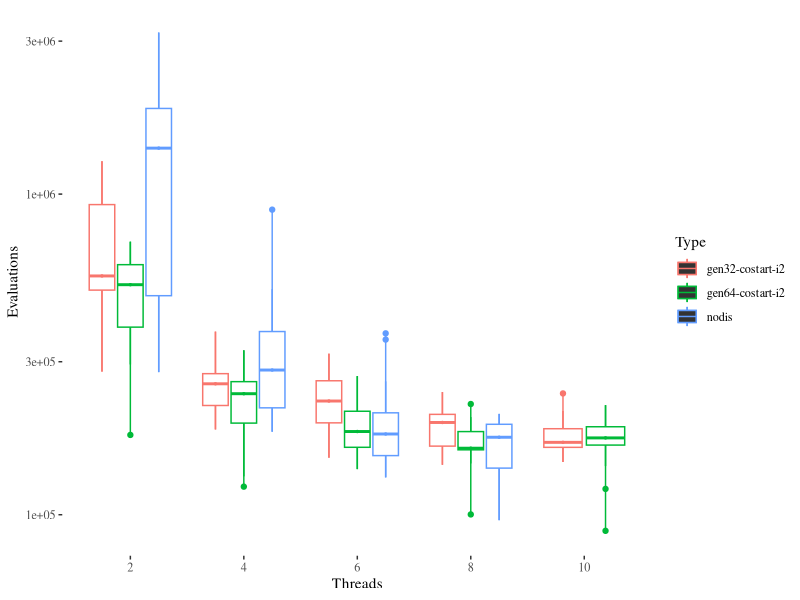
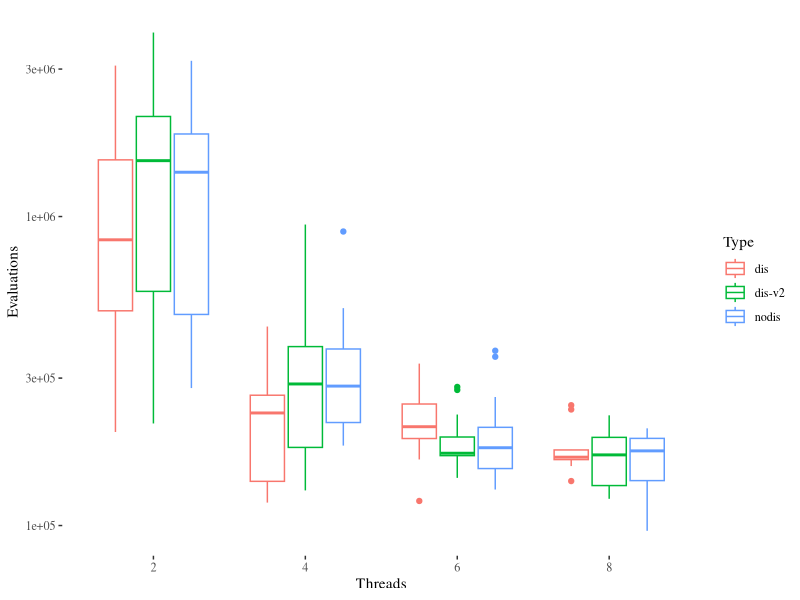
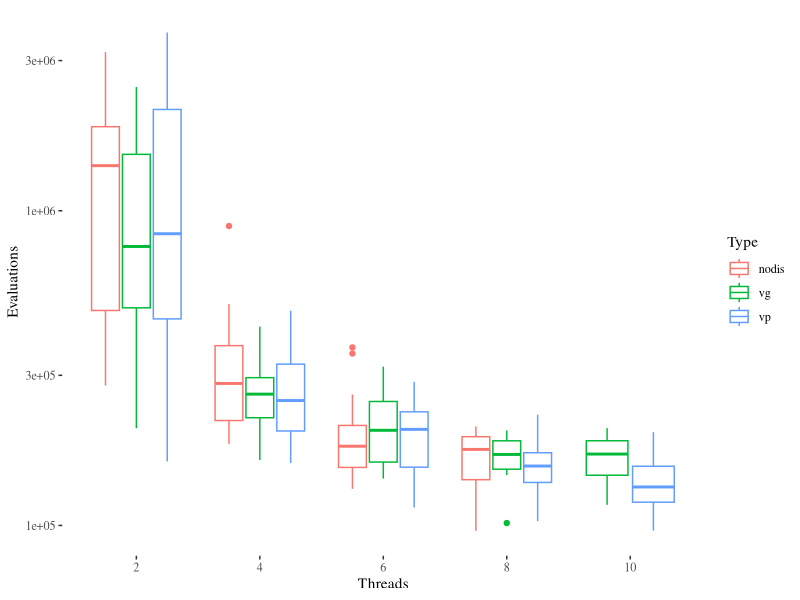
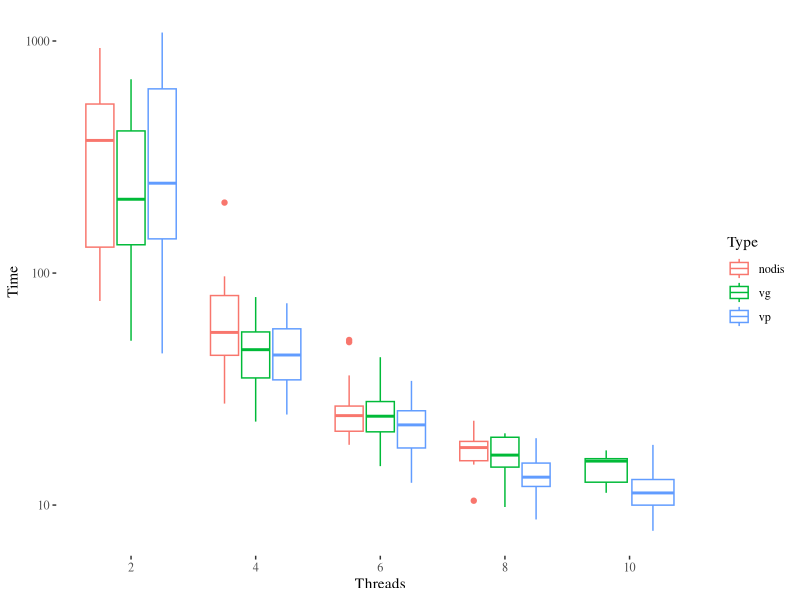
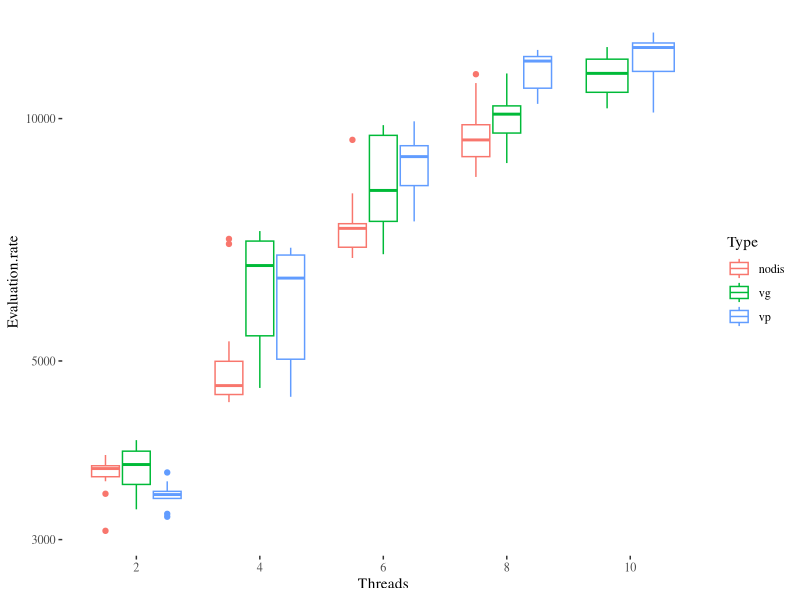
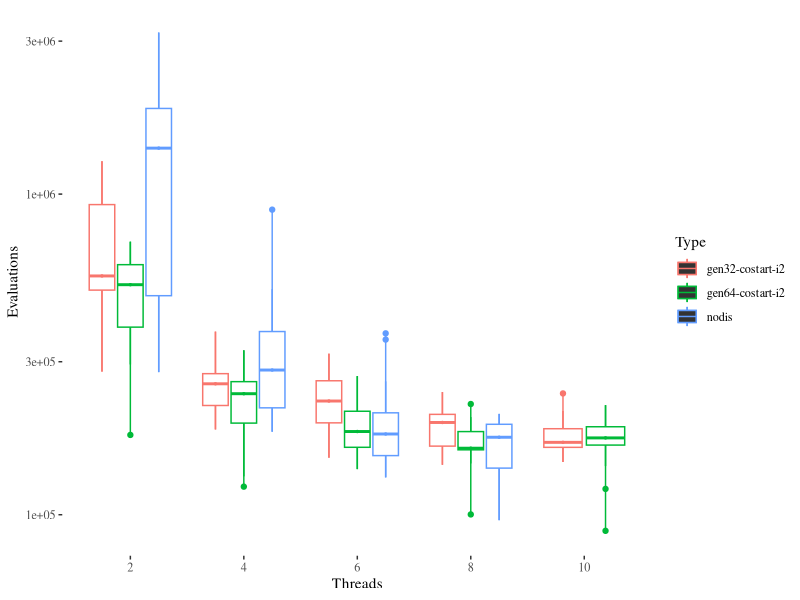
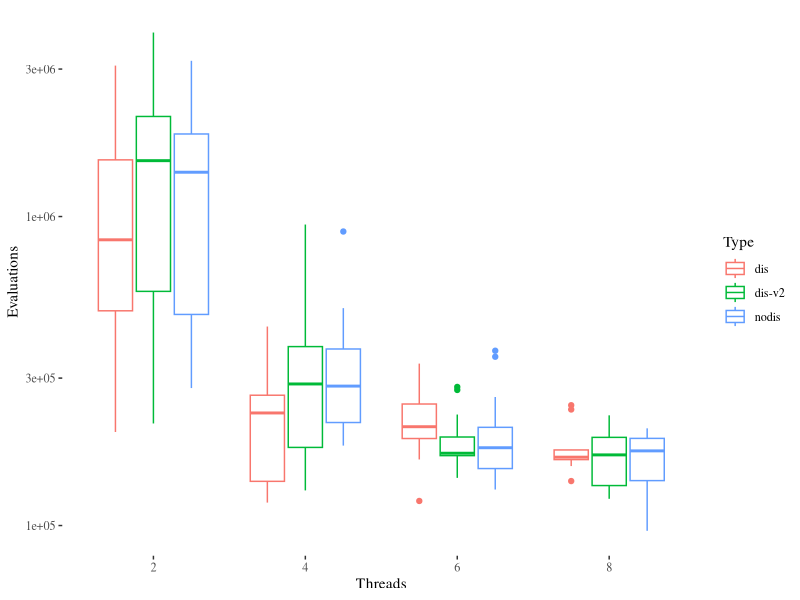
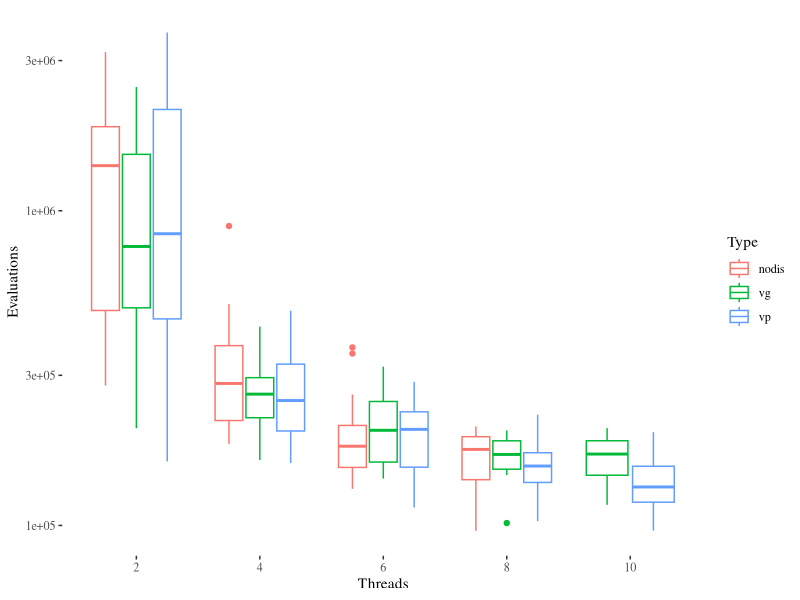

Write R code to recreate these figures, in order.
## ----gens, cache=FALSE,echo=FALSE,message=FALSE,warning=FALSE-----------------
library(ggplot2)
library(ggthemes)
#library(rstatix)
#library(tidyverse)

data.raw <- read.csv("code/leading-ones-ppsn.csv")
data <- data.raw[data.raw$Type == "gen32-costart-i2" | data.raw$Type == "gen64-costart-i2" | data.raw$Type == "nodis",]
data$Threads <- as.factor(data$Threads)
data$Evaluation.rate <- data$Evaluations/data$Time
data$Type <- as.factor(data$Type)
ggplot(data,aes(x=Threads,y=Evaluations,color=Type))+geom_boxplot()+scale_y_log10() +geom_tufteboxplot()+theme_tufte()
ggsave("wea-evaluations-threads.png",width=8,height=6)

## ----dis, cache=FALSE,echo=FALSE,message=FALSE,warning=FALSE------------------
data <- data.raw[data.raw$Type == "dis" | data.raw$Type == "dis-v2" | data.raw$Type == "nodis",]
data$Threads <- as.factor(data$Threads)
data$Evaluation.rate <- data$Evaluations/data$Time
data$Type <- as.factor(data$Type)
ggplot(data,aes(x=Threads,y=Evaluations,color=Type))+geom_boxplot()+scale_y_log10() +theme_tufte()
ggsave("wea-evaluations-threads-2.png",width=8,height=6)

## ----vpvg, cache=FALSE,echo=FALSE,message=FALSE,warning=FALSE-----------------
data <- data.raw[data.raw$Type == "vp" | data.raw$Type == "vg" | data.raw$Type == "nodis",]
data$Threads <- as.factor(data$Threads)
data$Evaluation.rate <- data$Evaluations/data$Time
data$Type <- as.factor(data$Type)
ggplot(data,aes(x=Threads,y=Evaluations,color=Type))+geom_boxplot()+scale_y_log10() +theme_tufte()
ggsave("wea-evaluations-threads-3.png",width=8,height=6)


## ----vpvgt, cache=FALSE,echo=FALSE,message=FALSE,warning=FALSE----------------
ggplot(data,aes(x=Threads,y=Time,color=Type))+geom_boxplot()+scale_y_log10() +theme_tufte()
ggsave("wea-evaluations-threads-4.png",width=8,height=6)


## ----vpvge, cache=FALSE,echo=FALSE,message=FALSE,warning=FALSE----------------
ggplot(data,aes(x=Threads,y=Evaluation.rate,color=Type))+geom_boxplot()+scale_y_log10() +theme_tufte()
ggsave("wea-evaluations-threads-5.png",width=8,height=6)

